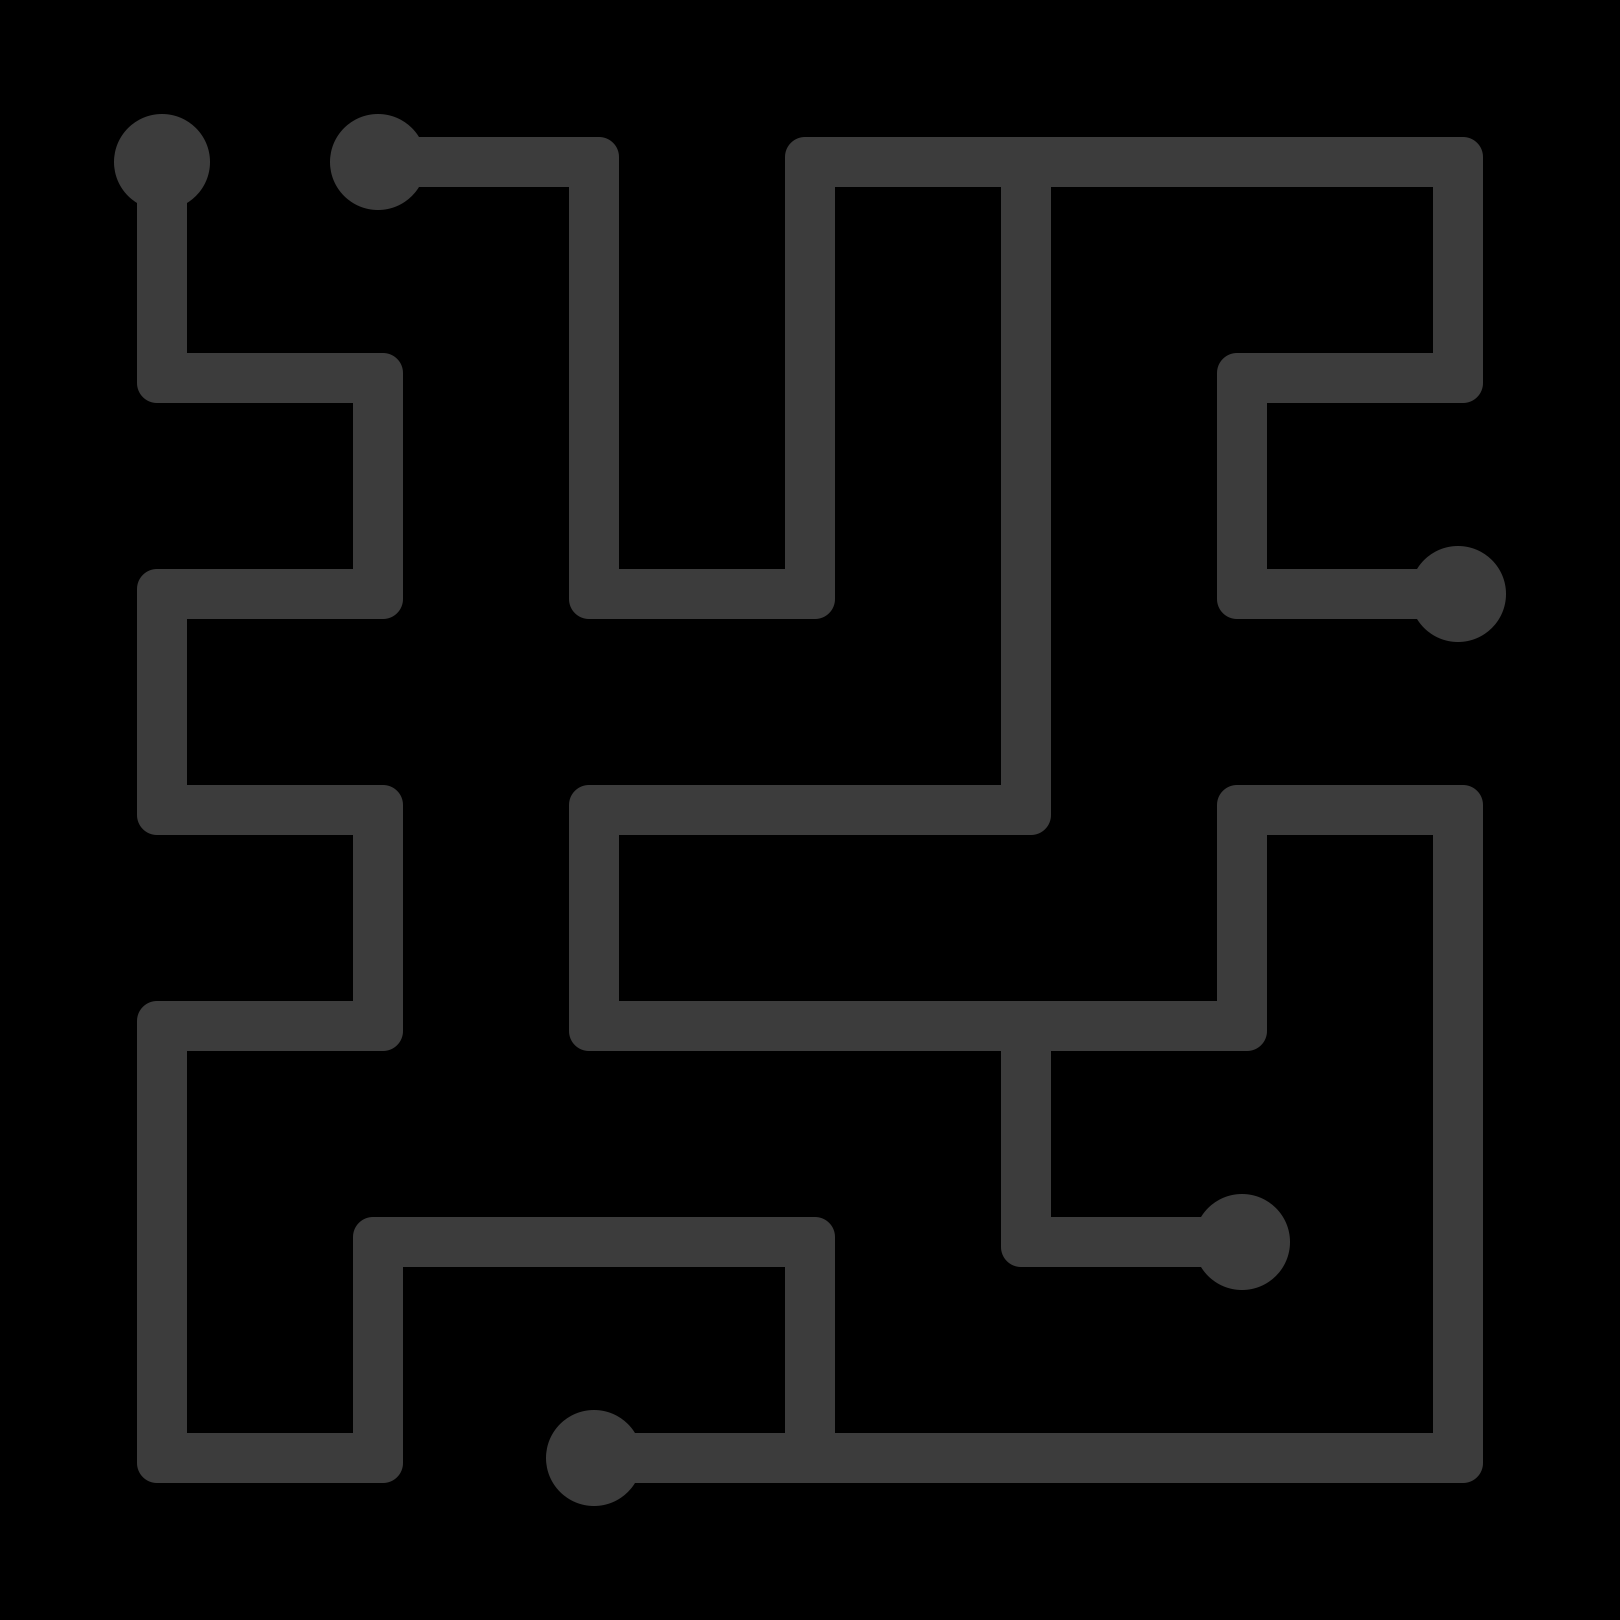

This is a level from a 2D game, rendered from its Tiled map with the project's own tilesets. A one-line summary and the complete map file follow:
An orthogonal 15x15 tile map with 108x108 px tiles, 1 tile layer (sample_layer).

<map version="1.0" tiledversion="1.0.3" orientation="orthogonal" renderorder="right-down" width="15" height="15" tilewidth="108" tileheight="108" nextobjectid="1">
 <tileset firstgid="1" name="Sample Tile Set" tilewidth="108" tileheight="108" tilecount="25" columns="5">
  <image source="sample.png" width="540" height="540" />
 </tileset>
 <layer name="sample_layer" width="15" height="15">
  <data encoding="csv">
0,0,0,0,0,0,0,0,0,0,0,0,0,0,0,
0,14,0,13,1,7,0,8,1,19,1,1,1,7,0,
0,2,0,0,0,2,0,2,0,2,0,0,0,2,0,
0,9,1,7,0,2,0,2,0,2,0,8,1,6,0,
0,0,0,2,0,2,0,2,0,2,0,2,0,0,0,
0,8,1,6,0,9,1,6,0,2,0,9,1,12,0,
0,2,0,0,0,0,0,0,0,2,0,0,0,0,0,
0,9,1,7,0,8,1,1,1,6,0,8,1,7,0,
0,0,0,2,0,2,0,0,0,0,0,2,0,2,0,
0,8,1,6,0,9,1,1,1,19,1,6,0,2,0,
0,2,0,0,0,0,0,0,0,2,0,0,0,2,0,
0,2,0,8,1,1,1,7,0,9,1,12,0,2,0,
0,2,0,2,0,0,0,2,0,0,0,0,0,2,0,
0,9,1,6,0,13,1,16,1,1,1,1,1,6,0,
0,0,0,0,0,0,0,0,0,0,0,0,0,0,0
</data>
 </layer>
</map>
